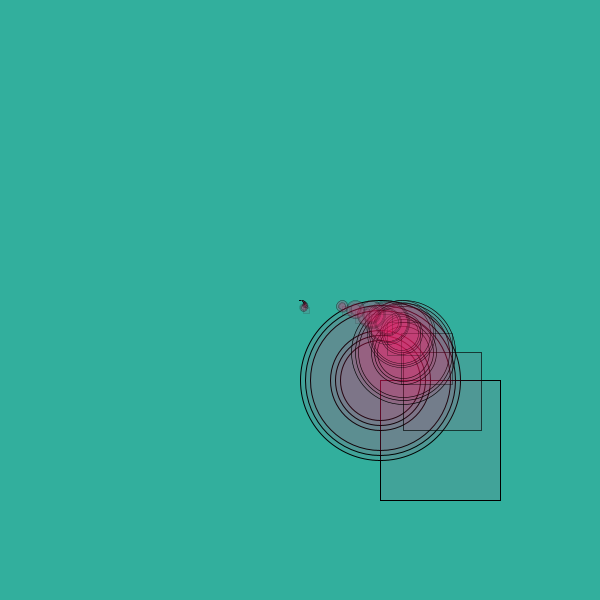
Frame 1 (no input)
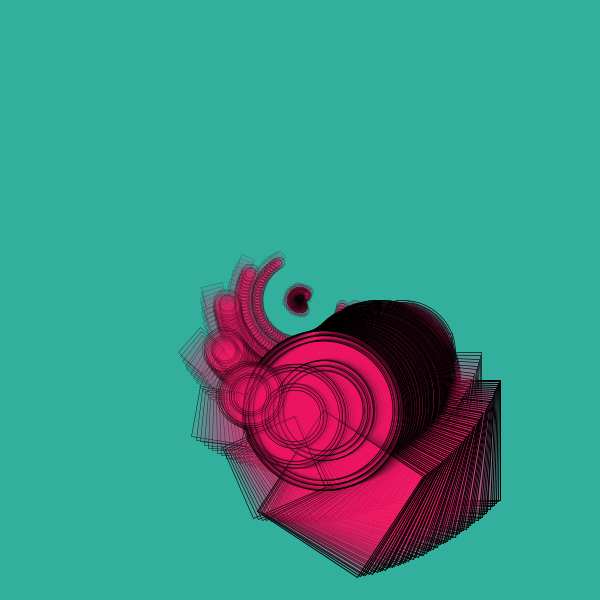
Frame 60 (the mouse pressed at the canvas centre just before this capture)
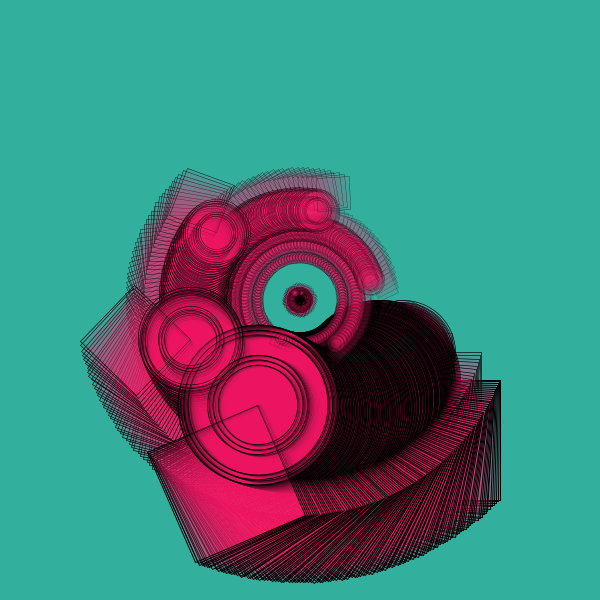
Frame 120 (the mouse held since frame 60 and released just before this capture)

The Processing sketch that drew these frames (run headless with seeded random() and noise(); from frame 60 on, the mouse is pressed at the canvas centre):

// Processing sketch: processing_143452
// ── processing_143452.pde

/*
Shim Sang Joon
 201420086
 */

float xW = 120;
float yW = 10;
float angle;

void setup() {
  size(600, 600);
  background(#32AF9D);
}

void draw() {
  translate(width/2, height/2);

  for (int j = 80; j<width; j += 80) {
    for (int i = 80; i<height; i += 80) {
      rotate(angle);
      scale(1);

      //ellipses
      fill(#F01B6C, 20);
      rect(i, j, xW, xW);
      ellipse(i, j, xW+40, xW+40);
      ellipse(i, j, xW+20, xW+20);
      ellipse(i, j, xW-20, xW-20);
      ellipse(i, j, xW-40, xW-40);
      ellipse(i, j, xW-30, xW-30);
      ellipse(i, j, xW+30, xW+30);
      scale(0.65);
      angle += 0.0002;
    }
  }
}
